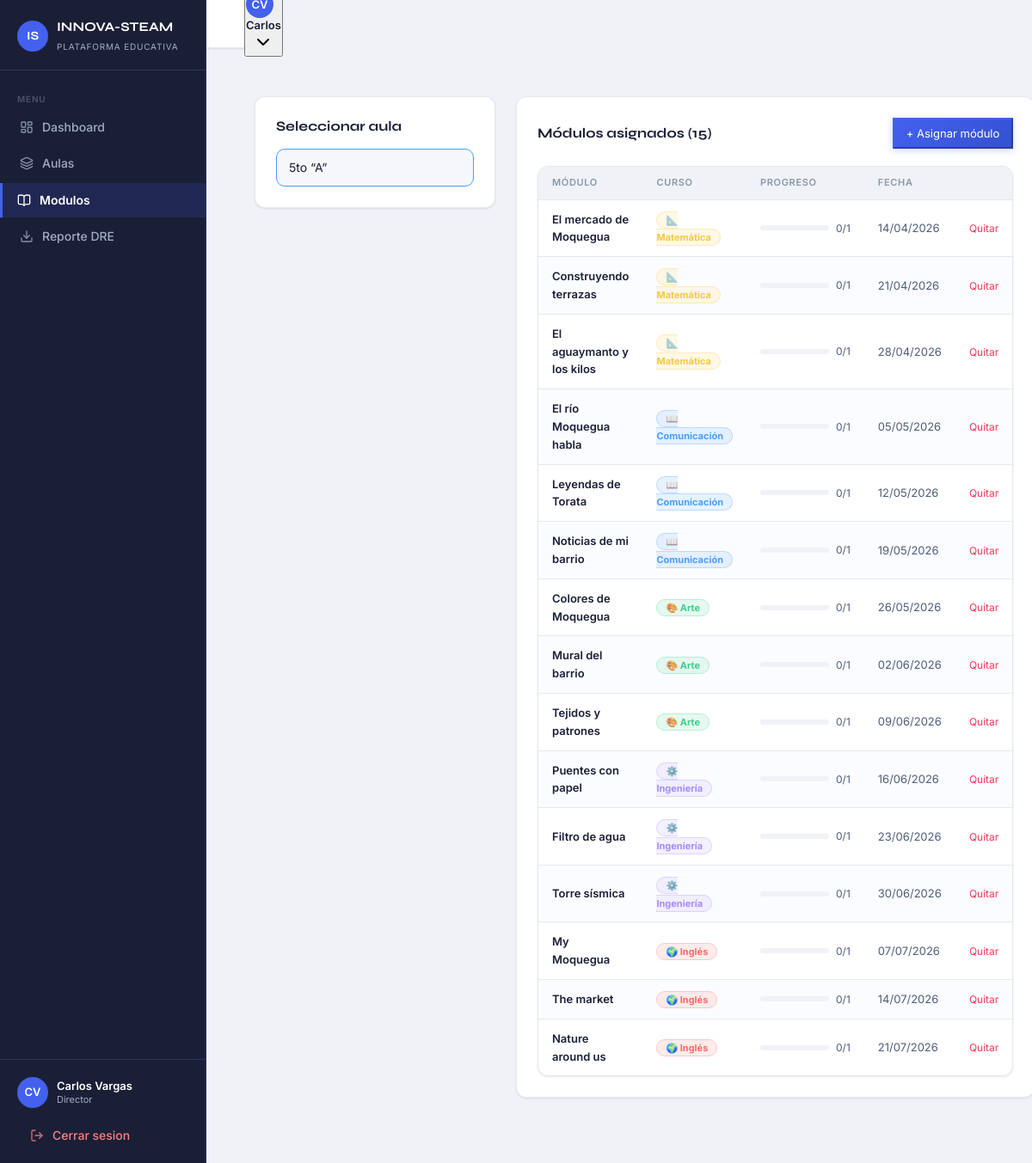
The app's page /admin_colegio/modulos.php?aula_id=1 (signed in), older data.
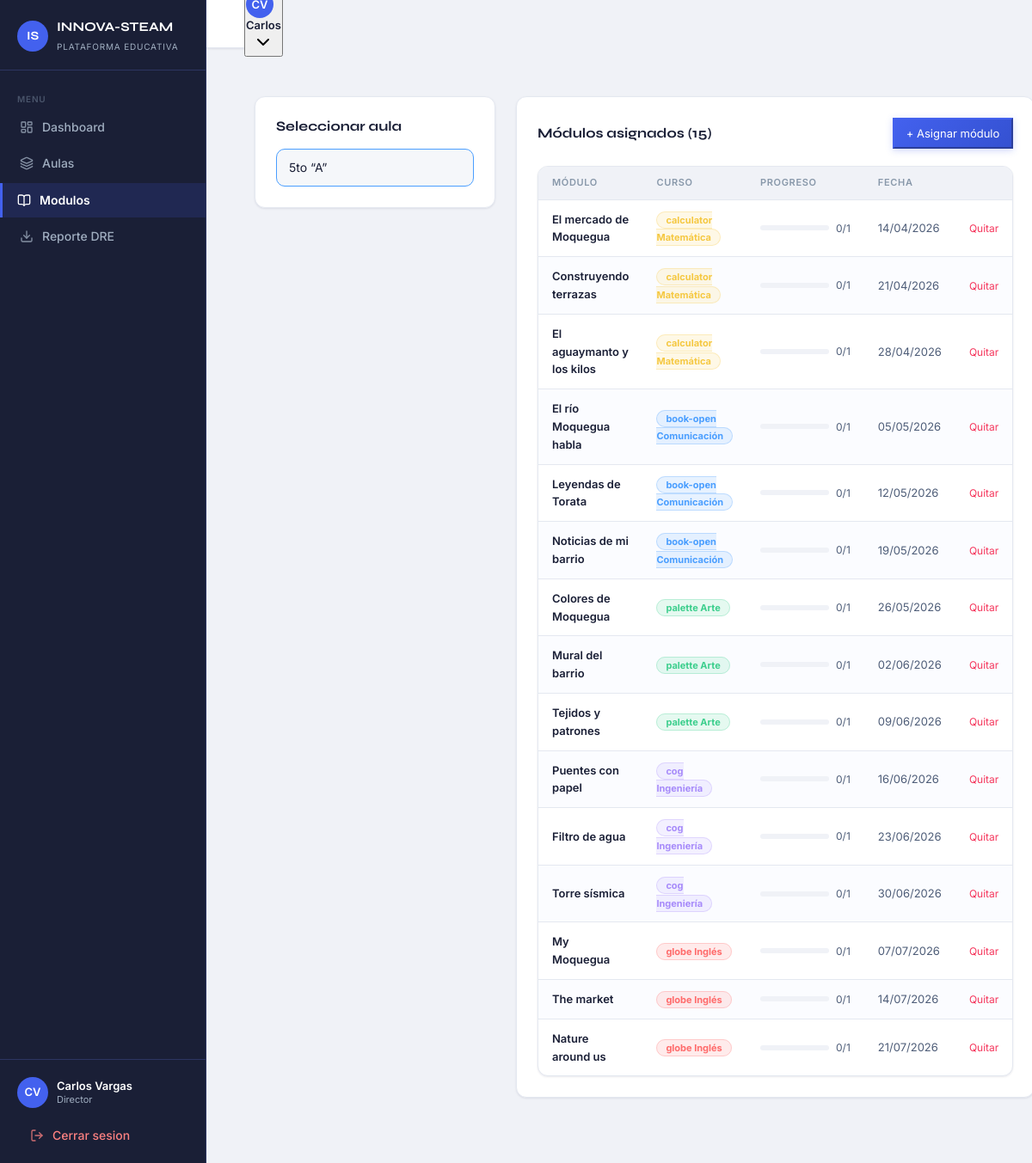
The same page, newer data.
### tables this page shows
CREATE TABLE aulas (
  id            INT UNSIGNED AUTO_INCREMENT PRIMARY KEY,
  colegio_id    INT UNSIGNED NOT NULL,
  grado         ENUM('5to','6to') NOT NULL,
  seccion       VARCHAR(10)  NOT NULL,
  anio_escolar  YEAR         NOT NULL,
  docente_id    INT UNSIGNED,
  CONSTRAINT fk_aulas_colegio  FOREIGN KEY (colegio_id) REFERENCES colegios(id)  ON DELETE CASCADE,
  CONSTRAINT fk_aulas_docente  FOREIGN KEY (docente_id) REFERENCES usuarios(id)  ON DELETE SET NULL
);

CREATE TABLE aula_modulos (
  aula_id           INT UNSIGNED NOT NULL,
  modulo_id         INT UNSIGNED NOT NULL,
  fecha_planificada DATE,
  asignado_por      INT UNSIGNED,
  PRIMARY KEY (aula_id, modulo_id),
  CONSTRAINT fk_am_aula         FOREIGN KEY (aula_id)      REFERENCES aulas(id)    ON DELETE CASCADE,
  CONSTRAINT fk_am_modulo       FOREIGN KEY (modulo_id)    REFERENCES modulos(id)  ON DELETE CASCADE,
  CONSTRAINT fk_am_asignado_por FOREIGN KEY (asignado_por) REFERENCES usuarios(id) ON DELETE SET NULL
);

CREATE TABLE modulos (
  id                  INT UNSIGNED AUTO_INCREMENT PRIMARY KEY,
  curso_id            INT UNSIGNED NOT NULL,
  titulo              VARCHAR(200) NOT NULL,
  descripcion         TEXT,
  grado_ciclo         ENUM('ciclo_v','ambos') NOT NULL DEFAULT 'ciclo_v',
  minutos_estimados   INT          NOT NULL DEFAULT 45,
  orden               INT          NOT NULL DEFAULT 0,
  activo              TINYINT(1)   NOT NULL DEFAULT 1,
  created_at          TIMESTAMP    NOT NULL DEFAULT CURRENT_TIMESTAMP,
  CONSTRAINT fk_modulos_curso FOREIGN KEY (curso_id) REFERENCES cursos(id) ON DELETE CASCADE
);

CREATE TABLE cursos (
  id                  INT UNSIGNED AUTO_INCREMENT PRIMARY KEY,
  nombre              VARCHAR(100) NOT NULL,
  slug                VARCHAR(80)  NOT NULL UNIQUE,
  color_hex           VARCHAR(10),
  icono               VARCHAR(30),
  descripcion         TEXT,
  competencias_cneb   TEXT,
  activo              TINYINT(1)   NOT NULL DEFAULT 1
);

### includes/config.php (called while the page is built, shortened)
<?php
function currentUser(): array
{
    return $_SESSION['usuario'] ?? [];
}
function currentRole(): string
{
    return $_SESSION['rol'] ?? '';
}
function sanitize(string $val): string
{
    return htmlspecialchars(trim($val), ENT_QUOTES, 'UTF-8');
}

### admin_colegio/modulos.php (the view, shortened to what this page needs)
<?php
require_once __DIR__ . '/../includes/config.php';
$user   = currentUser();
$pdo    = getDB();
$aulaId = (int)($_GET['aula_id'] ?? 0);
$aulas = $pdo->prepare("SELECT * FROM aulas WHERE colegio_id=? ORDER BY grado, seccion");
$aulas->execute([$user['colegio_id']]);
$aulas = $aulas->fetchAll();
$asignados = [];
if ($aulaId) {
    $stmt = $pdo->prepare("
        SELECT am.*, m.titulo, m.minutos_estimados, c.nombre as curso_nombre, c.color_hex, c.icono,
               COUNT(DISTINCT pe.estudiante_id) as completados,
               (SELECT COUNT(*) FROM estudiante_aula ea WHERE ea.aula_id=am.aula_id) as total_est
        FROM aula_modulos am
        JOIN modulos m ON m.id=am.modulo_id
        JOIN cursos c ON c.id=m.curso_id
        LEFT JOIN progreso_estudiante pe ON pe.modulo_id=am.modulo_id AND pe.completado=1
        WHERE am.aula_id=?
        GROUP BY am.aula_id, am.modulo_id
        ORDER BY c.id, am.fecha_planificada
    ");
    $stmt->execute([$aulaId]);
    $asignados = $stmt->fetchAll();
}
$activeNav = 'modulos';
require_once __DIR__ . '/../includes/header.php';
?>
<div class="page-content">
  <div style="display:grid;grid-template-columns:280px 1fr;gap:24px;align-items:start;">
    <div class="card">
      <h2 class="card-title" style="margin-bottom:16px;">Seleccionar aula</h2>
      <div style="display:flex;flex-direction:column;gap:6px;">
        <?php foreach ($aulas as $aula): ?>
        <a href="modulos.php?aula_id=<?= $aula['id'] ?>"
           style="padding:10px 14px;border-radius:10px;text-decoration:none;font-size:14px;
                  background:<?= $aulaId==$aula['id']?'var(--bg-elevated)':'transparent' ?>;
                  color:<?= $aulaId==$aula['id']?'var(--text-primary)':'var(--text-secondary)' ?>;
                  border:1px solid <?= $aulaId==$aula['id']?'var(--blue)':'transparent' ?>;
                  transition:all .15s;">
          <?= $aula['grado'] ?> &ldquo;<?= sanitize($aula['seccion']) ?>&rdquo;
        </a>
        <?php endforeach; ?>
      </div>
    </div>
    <div>
      <?php if (!$aulaId): ?>
        <div class="card" style="text-align:center;padding:48px;">
          <p style="font-size:32px;margin-bottom:12px;">📚</p>
          <p style="color:var(--text-secondary);">Selecciona un aula para gestionar sus módulos.</p>
        </div>
      <?php else: ?>
        <div class="card" style="margin-bottom:20px;">
          <div class="card-header">
            <h2 class="card-title">Módulos asignados (<?= count($asignados) ?>)</h2>
            <button onclick="document.getElementById('modal-asignar').style.display='flex'" class="btn-primary" style="padding:8px 14px;font-size:13px;">+ Asignar módulo</button>
          </div>
          <?php if (empty($asignados)): ?>
            <div style="text-align:center;padding:32px;">
              <p style="color:var(--text-secondary);font-size:14px;">No hay módulos asignados. Usa el botón de arriba para asignar.</p>
            </div>
          <?php else: ?>
          <div class="table-wrapper">
            <table>
              <thead><tr><th>Módulo</th><th>Curso</th><th>Progreso</th><th>Fecha</th><th></th></tr></thead>
              <tbody>
                <?php foreach ($asignados as $am): ?>
                <tr>
                  <td style="font-weight:600;"><?= sanitize($am['titulo']) ?></td>
                  <td>
                    <span style="background:<?= $am['color_hex'] ?>22;color:<?= $am['color_hex'] ?>;border:1px solid <?= $am['color_hex'] ?>44;padding:2px 10px;border-radius:20px;font-size:11px;font-weight:700;">
                      <?= $am['icono'] ?> <?= sanitize($am['curso_nombre']) ?>
                    </span>
                  </td>
                  <td>
                    <div style="display:flex;align-items:center;gap:8px;">
                      <div class="progress-track" style="width:80px;">
                      </div>
                      <span style="font-size:12px;color:var(--text-secondary);"><?= $am['completados'] ?>/<?= $am['total_est'] ?></span>
                    </div>
                  </td>
                  <td style="font-size:13px;color:var(--text-secondary);"><?= $am['fecha_planificada'] ? date('d/m/Y', strtotime($am['fecha_planificada'])) : '—' ?></td>
                  <td>
                    <a href="?aula_id=<?= $aulaId ?>&quitar_modulo=<?= $am['modulo_id'] ?>&aula=<?= $aulaId ?>"
                       style="color:var(--danger);font-size:12px;text-decoration:none;"
                       onclick="return confirm('¿Quitar este módulo del aula?')">Quitar</a>
                  </td>
                </tr>
                <?php endforeach; ?>
              </tbody>
            </table>
          </div>
          <?php endif; ?>
        </div>
      <?php endif; ?>
    </div>
  </div>
</div>
<?php require_once __DIR__ . '/../includes/footer.php'; ?>

### includes/header.php (shortened to what this page needs)
<?php
$user     = currentUser();
$rol      = currentRole();
$initials = strtoupper(substr($user['nombre'] ?? 'U', 0, 1) . substr($user['apellido'] ?? '', 0, 1));
$rolLabel = match ($rol) {
    'admin'         => 'Administrador',
    'admin_colegio' => 'Director',
    'docente'       => 'Docente',
    'practicante'   => 'Practicante',
    'estudiante'    => 'Estudiante',
    default         => ucfirst($rol),
};
?>
<!DOCTYPE html>
<html lang="es">
<head>
  <link rel="stylesheet" href="<?= BASE_URL ?>/assets/css/stellar.css"/>
  <link rel="stylesheet" href="<?= BASE_URL ?>/assets/css/sidebar.css"/>
</head>
<body>
<div class="layout">
  <aside class="sidebar" id="sidebar">
    <div class="sidebar-brand">
      <div class="brand-mark">IS</div>
      <div class="brand-text">
        <span class="brand-name">INNOVA-STEAM</span>
        <span class="brand-sub">Plataforma Educativa</span>
      </div>
    </div>
    <nav class="sidebar-nav">
      <span class="nav-section-label">Menu</span>
      <?php foreach ($navItems as $item): ?>
      <a href="<?= $item['href'] ?>"
         class="nav-item <?= $activeNav === $item['key'] ? 'active' : '' ?>">
        <i data-lucide="<?= $item['icon'] ?>"></i>
        <span><?= $item['label'] ?></span>
      </a>
      <?php endforeach; ?>
    </nav>
    <div class="sidebar-footer">
      <div class="sidebar-user">
        <div class="user-avatar"><?= $initials ?></div>
        <div class="user-info">
          <p class="user-name"><?= sanitize(trim(($user['nombre'] ?? '') . ' ' . ($user['apellido'] ?? ''))) ?></p>
          <p class="user-role"><?= $rolLabel ?></p>
        </div>
      </div>
      <a href="<?= BASE_URL ?>/logout.php" class="nav-item nav-item-danger">
        <i data-lucide="log-out"></i>
        <span>Cerrar sesion</span>
      </a>
    </div>
  </aside>
  <div class="main-content" id="main-content">
    <header class="topbar" x-data="{ userOpen: false }">
      <div class="topbar-actions" style="position:relative">
        <button @click="userOpen = !userOpen" @click.away="userOpen = false"
                class="topbar-user-btn" style="display:flex;align-items:center;gap:8px;background:transparent;border:none;cursor:pointer;padding:4px 8px;border-radius:8px;transition:background .15s"
                :style="userOpen ? 'background:var(--bg-hover)' : ''">
          <div class="user-avatar" style="width:32px;height:32px;font-size:13px"><?= $initials ?></div>
          <span style="font-size:13px;font-weight:600;color:var(--text-primary);max-width:120px;white-space:nowrap;overflow:hidden;text-overflow:ellipsis"><?= sanitize($user['nombre'] ?? '') ?></span>
          <i data-lucide="chevron-down" style="width:14px;height:14px;color:var(--text-muted);transition:transform .2s" :style="userOpen ? 'transform:rotate(180deg)' : ''"></i>
        </button>
      </div>
    </header>
    <main class="page-content">

### includes/footer.php (shortened to what this page needs)
    </main>
  </div>
</div>
</body>
</html>

### assets/css/stellar.css (style rules this page uses)
:root { --bg-page: #f0f2f7; --bg-surface: #ffffff; --bg-card: #ffffff; --bg-input: #f8f9fc; --bg-muted: #f0f2f7; --bg-border: #e4e8f0; --bg-hover: #f5f7fa; --text-primary: #1a1f36; --text-secondary: #4e5d78; --text-muted: #8898aa; --text-inverse: #ffffff; --accent: #4361ee; --accent-hover: #3451d1; --accent-light: rgba(67, 97, 238, .10); --accent-border: rgba(67, 97, 238, .30); --success: #2dca73; --success-light: rgba(45, 202, 115, .10); --danger: #f5365c; --danger-light: rgba(245, 54, 92, .10); --warning: #fb8c00; --warning-light: rgba(251, 140, 0, .10); --info: #4361ee; --info-light: rgba(67, 97, 238, .10); --star-color: #f6a609; --gold: #f5c842; --bg-elevated: #f5f7fa; --sidebar-bg: #1a1f36; --sidebar-surface: #222840; --sidebar-border: #2d3561; --sidebar-text: #a0aec0; --sidebar-active: #ffffff; --blue: #4a9eff; --green: #3ecf8e; --purple: #a78bfa; --coral: #ff6b6b; --teal: #06b6d4; --sidebar-width: 240px; --radius-sm: 8px; --radius: 12px; --radius-lg: 16px; --shadow-sm: 0 1px 3px rgba(16, 24, 64, .06), 0 1px 2px rgba(16, 24, 64, .04); --shadow: 0 4px 16px rgba(16, 24, 64, .10); --shadow-lg: 0 8px 32px rgba(16, 24, 64, .14); --transition: 150ms ease; }
*, *::before, *::after { box-sizing: border-box; margin: 0; padding: 0; }
html { scroll-behavior: smooth; -webkit-text-size-adjust: 100%; }
body { background: var(--bg-page); color: var(--text-primary); font-family: 'Inter', system-ui, -apple-system, sans-serif; font-size: 14px; line-height: 1.6; min-height: 100vh; -webkit-font-smoothing: antialiased; -moz-osx-font-smoothing: grayscale; }
a { color: var(--accent); text-decoration: none; }
button { cursor: pointer; font-family: inherit; }
h1, h2, h3, h4 { font-family: 'Syne', sans-serif; font-weight: 700; line-height: 1.25; color: var(--text-primary); }
h2 { font-size: 1.5rem; }
p { color: var(--text-secondary); line-height: 1.7; }
.card { background: var(--bg-card); border: 1px solid var(--bg-border); border-radius: var(--radius); padding: 24px; box-shadow: var(--shadow-sm); position: relative; transition: box-shadow var(--transition), transform var(--transition); }
.card-header { display: flex; align-items: center; justify-content: space-between; margin-bottom: 20px; gap: 12px; }
.card-title { font-family: 'Syne', sans-serif; font-size: 1rem; font-weight: 700; color: var(--text-primary); }
.btn-primary { background: var(--accent); color: #ffffff; border-color: var(--accent); }
.progress-track { width: 100%; height: 6px; background: var(--bg-muted); border-radius: 99px; overflow: hidden; }
.table-wrapper { width: 100%; overflow-x: auto; background: var(--bg-card); border: 1px solid var(--bg-border); border-radius: var(--radius); box-shadow: var(--shadow-sm); }
table { width: 100%; border-collapse: collapse; font-size: 13px; }
thead { background: var(--bg-muted); }
thead th { padding: 10px 16px; text-align: left; font-size: 11px; font-weight: 600; text-transform: uppercase; letter-spacing: 0.06em; color: var(--text-muted); border-bottom: 1px solid var(--bg-border); white-space: nowrap; }
tbody tr { border-bottom: 1px solid var(--bg-border); transition: background var(--transition); }
tbody tr:last-child { border-bottom: none; }
tbody tr:nth-child(even) { background: rgba(67, 97, 238, .018); }
tbody td { padding: 12px 16px; color: var(--text-secondary); vertical-align: middle; }
tbody td:first-child { color: var(--text-primary); font-weight: 500; }
.user-avatar { width: 36px; height: 36px; border-radius: 50%; background: var(--accent); color: #ffffff; display: flex; align-items: center; justify-content: center; font-size: 13px; font-weight: 600; flex-shrink: 0; user-select: none; text-transform: uppercase; }
.page-content > * { animation: fadeUp .38s cubic-bezier(.22,1,.36,1) both; }
.page-content > *:nth-child(1) { animation-delay: .04s; }
.card { transition: box-shadow .22s ease, transform .22s ease, border-color .22s ease; }
.nav-item { transition: background .18s ease, color .18s ease, border-color .18s ease; }
.btn-primary { background: linear-gradient(135deg, #4361ee 0%, #3451d1 100%); box-shadow: 0 2px 8px rgba(67,97,238,.25); }
* { scrollbar-width: thin; scrollbar-color: var(--bg-border) transparent; }

Row changes from the older to the newer data that the page shows:
changed through a linked row, aula_modulos "El mercado de Moquegua": cursos.icono "📐" → "calculator"
changed through a linked row, aula_modulos "Construyendo terrazas": cursos.icono "📐" → "calculator"
changed through a linked row, aula_modulos "El aguaymanto y los kilos": cursos.icono "📐" → "calculator"
changed through a linked row, aula_modulos "El río Moquegua habla": cursos.icono "📖" → "book-open"
changed through a linked row, aula_modulos "Leyendas de Torata": cursos.icono "📖" → "book-open"
changed through a linked row, aula_modulos "Noticias de mi barrio": cursos.icono "📖" → "book-open"
changed through a linked row, aula_modulos "Colores de Moquegua": cursos.icono "🎨" → "palette"
changed through a linked row, aula_modulos "Mural del barrio": cursos.icono "🎨" → "palette"
changed through a linked row, aula_modulos "Tejidos y patrones": cursos.icono "🎨" → "palette"
changed through a linked row, aula_modulos "Puentes con papel": cursos.icono "⚙️" → "cog"
changed through a linked row, aula_modulos "Filtro de agua": cursos.icono "⚙️" → "cog"
changed through a linked row, aula_modulos "Torre sísmica": cursos.icono "⚙️" → "cog"
changed through a linked row, aula_modulos "My Moquegua": cursos.icono "🌍" → "globe"
changed through a linked row, aula_modulos "The market": cursos.icono "🌍" → "globe"
changed through a linked row, aula_modulos "Nature around us": cursos.icono "🌍" → "globe"
